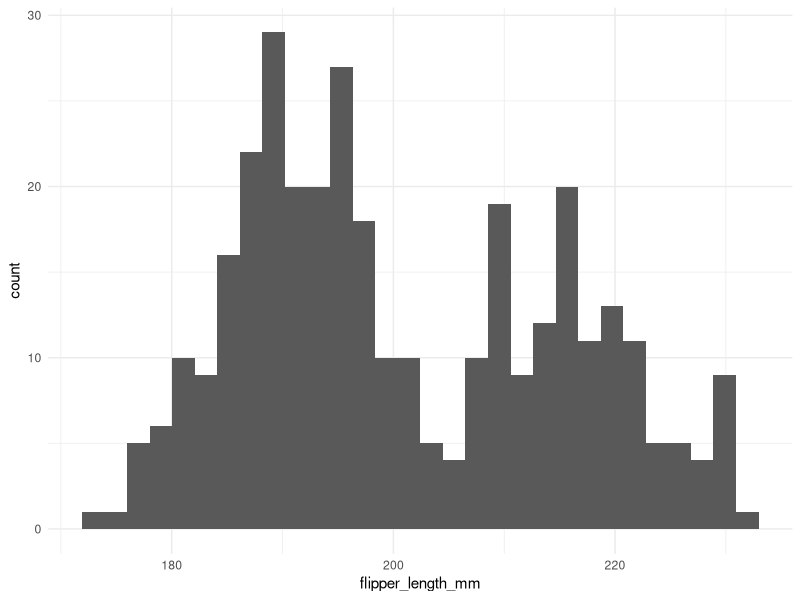
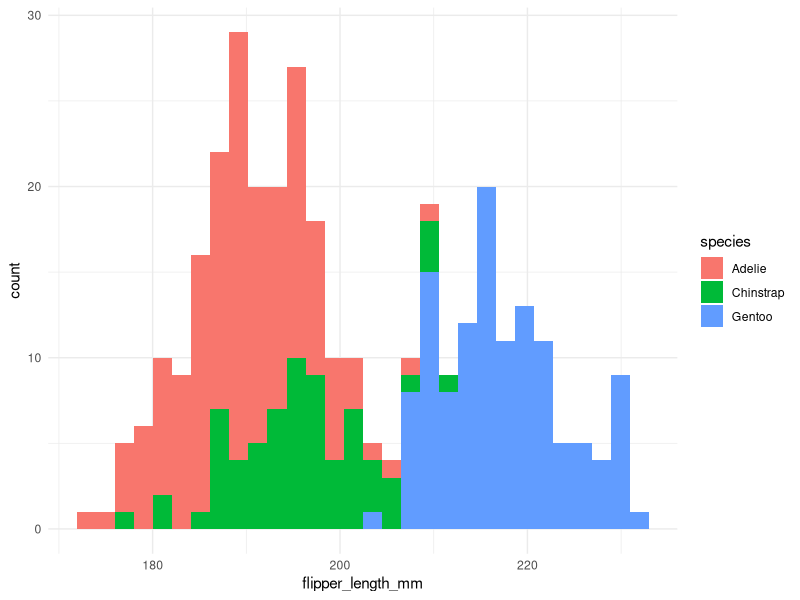
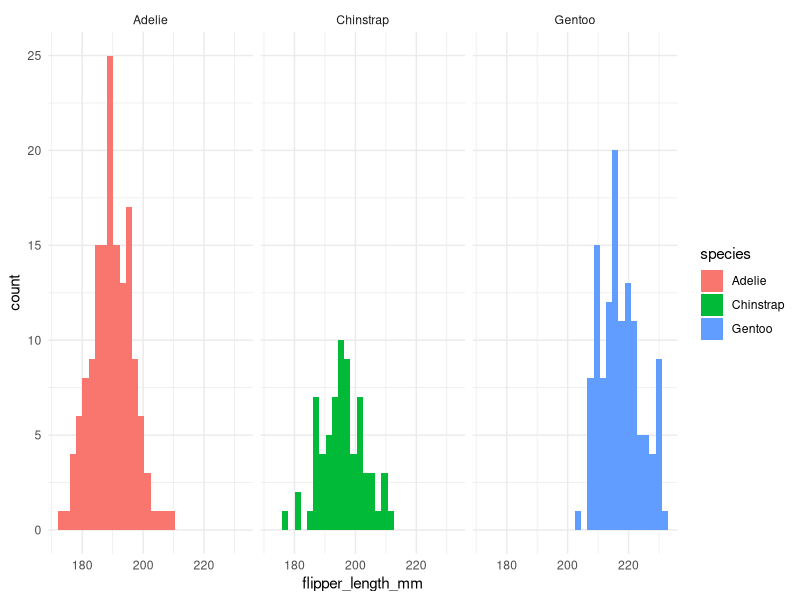
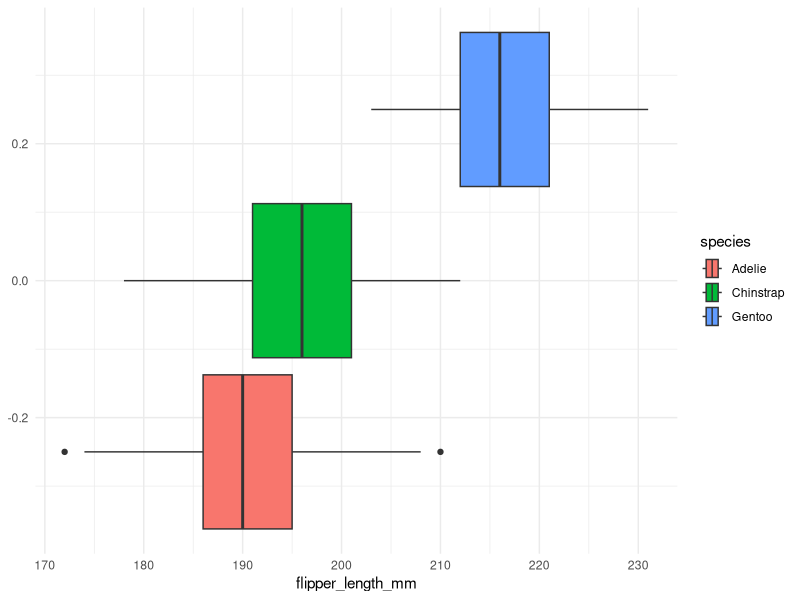
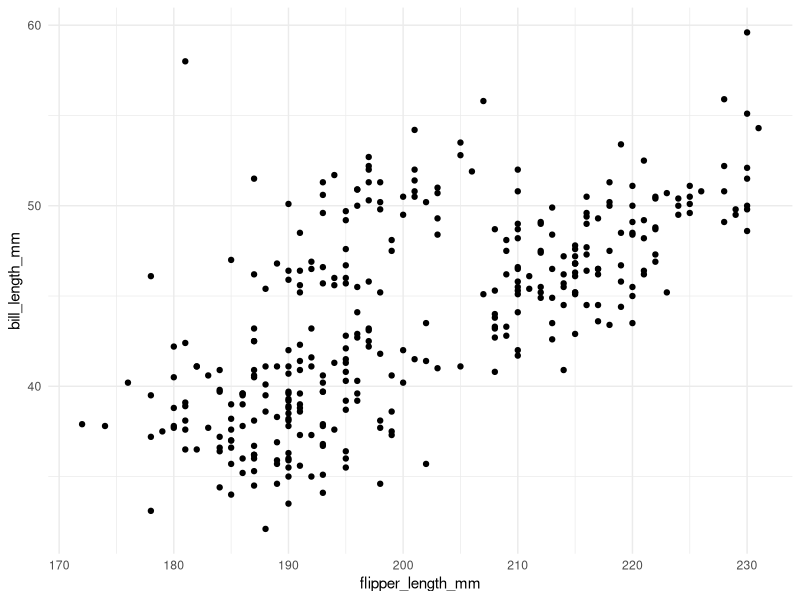
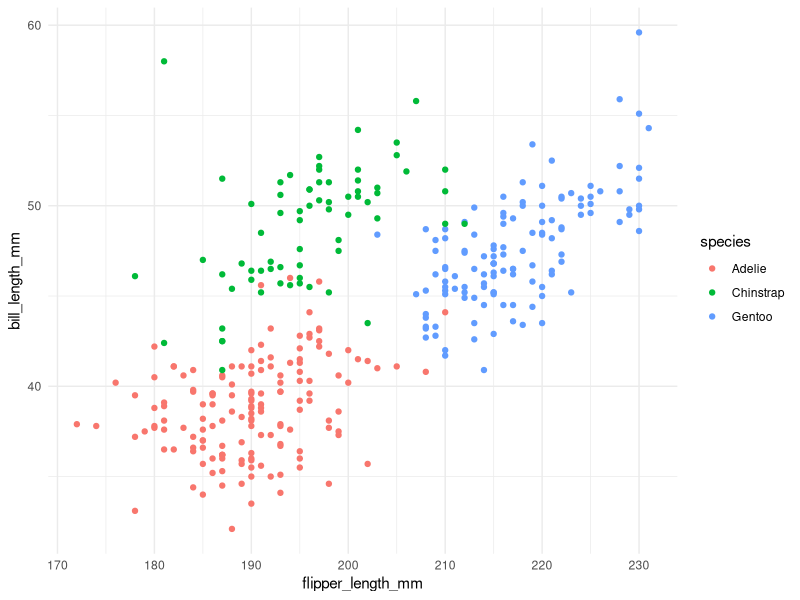

These figures' R source, in order:
# load packages
library(tidyverse)
library(palmerpenguins)
library(ggplot2)
ggplot2::theme_set(ggplot2::theme_minimal())



#EDA EXAMPLES
# create a histogram of the quant. var
ggplot(data = penguins, aes(x=flipper_length_mm)) +
  geom_histogram()

# compare the quantitative var (flipper length) with categorical var (species)
ggplot(data = penguins, aes(x=flipper_length_mm, fill=species)) + 
  geom_histogram()

# same comparison as above, facet wrapped
ggplot(data = penguins, aes(x=flipper_length_mm, fill=species)) +
  geom_histogram() +
  facet_wrap(vars(species))


#make a BOXPLOT
penguins %>% ggplot(aes(x=flipper_length_mm, fill=species)) + geom_boxplot()

#make a SCATTERPLOT, compare 2 quantitative vars
penguins %>% ggplot(aes(x=flipper_length_mm, y=bill_length_mm)) + geom_point()

# same as above but differentiated by species
penguins %>% ggplot(aes(x=flipper_length_mm, y=bill_length_mm, color=species)) +
    geom_point()


